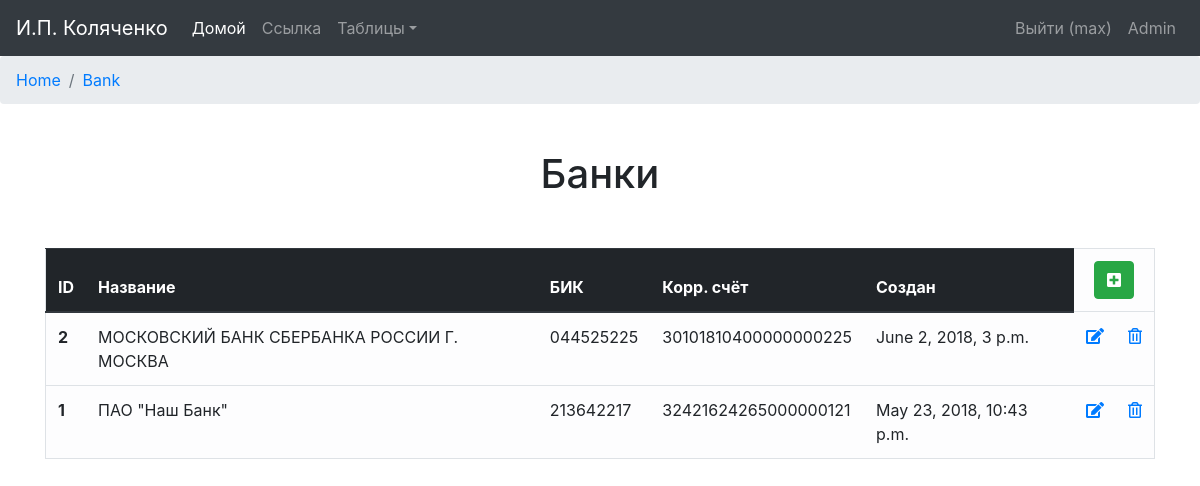
The app's page /bank (signed in), older data.
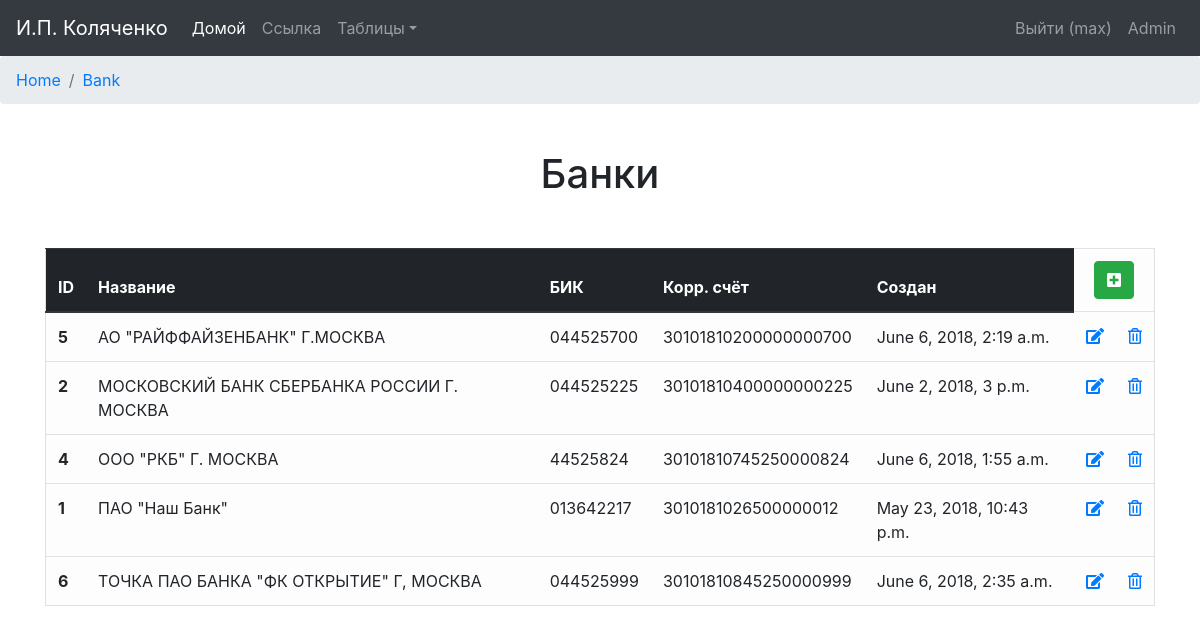
The same page, newer data.
### orders/models.py (models this page shows, shortened)
class Bank(models.Model):
    bank_name = models.CharField('Название', max_length=128)
    bank_corr_account = models.CharField('Корреспондентский счёт', max_length=20)
    bank_BIK = models.CharField('БИК', max_length=9)
    is_active = models.BooleanField(IS_ACTIVE, default=True)
    created = models.DateTimeField(CREATED, auto_now_add=True, auto_now=False)
    updated = models.DateTimeField(UPDATED, auto_now_add=False, auto_now=True)
    class Meta:
        verbose_name = 'Банк'
        verbose_name_plural = 'Банки'
        ordering = ["bank_name"]

### orders/views.py (the view)
# urls.py: url(r'^bank$', views.bank_out, name='bank_out'),
@login_required
def bank_out(request):
    bank_list = Bank.objects.filter(is_active=True)
    bank_verbose = Bank._meta.verbose_name_plural
    return render(request, "Bank/bank_out.html", locals())

### orders/context_processors.py (called while the page is built)
def getting_username(request):
    username = auth.get_user(request).username
    return locals()

### templates/Bank/bank_out.html
{% extends 'base.html' %}
{% block content %}
<nav aria-label="breadcrumb">
  <ol class="breadcrumb">
    <li class="breadcrumb-item"><a href="{% url "home_page" %}">Home</a></li>
    <li class="breadcrumb-item active" aria-current="page"><a href="{% url "bank_out" %}">Bank</a></li>
  </ol>
</nav>
    <div class="container">
        <h1 align="center" class="h1-out">{{ bank_verbose }}</h1>
    </div>
    <div class="container out-container">
        <table class="table table-light border table-hover" align="center">
            <thead class="thead-dark">
            <tr>
                <th>ID</th>
                <th>Название</th>
                <th>БИК</th>
                <th>Корр. счёт</th>
                <th>Создан</th>
                <td colspan="2" align="center">
                    <form action="{% url "bank_add" %}">
                        <button type="submit" class="btn btn-success" title="Добавить"><i
                                class="fas fa-plus-square"></i></button>
                    </form>
                </td>
            </tr>
            </thead>
            {% for bank in bank_list %}
                <tr>
                    <th>{{ bank.id }}</th>
                    <td>{{ bank.bank_name }}</td>
                    <td>{{ bank.bank_BIK }}</td>
                    <td>{{ bank.bank_corr_account }}</td>
                    <td>{{ bank.created }}</td>
                    <td align="center"><a href="{% url "bank_edit" bank.id %}"><i class="fas fa-edit"
                                                                                        title="Изменить"></i></a>
                    </td>
                    <td align="center"><a href="{% url "bank_delete" bank.id %}"><i class="far fa-trash-alt" title="Удалить"></i></a></td>
                </tr>
            {% endfor %}
        </table>
    </div>
{% endblock %}

Row changes from the older to the newer data that the page shows:
added Bank: id "5", bank_name "АО \"РАЙФФАЙЗЕНБАНК\" Г.МОСКВА", bank_BIK "044525700", bank_corr_account "30101810200000000700", created "June 6, 2018, 2:19 a.m."
added Bank: id "4", bank_name "ООО \"РКБ\" Г. МОСКВА", bank_BIK "44525824", bank_corr_account "30101810745250000824", created "June 6, 2018, 1:55 a.m."
changed Bank "ПАО \"Наш Банк\"": bank_BIK "213642217" → "013642217"; bank_corr_account "32421624265000000121" → "3010181026500000012"
added Bank: id "6", bank_name "ТОЧКА ПАО БАНКА \"ФК ОТКРЫТИЕ\" Г, МОСКВА", bank_BIK "044525999", bank_corr_account "30101810845250000999", created "June 6, 2018, 2:35 a.m."
